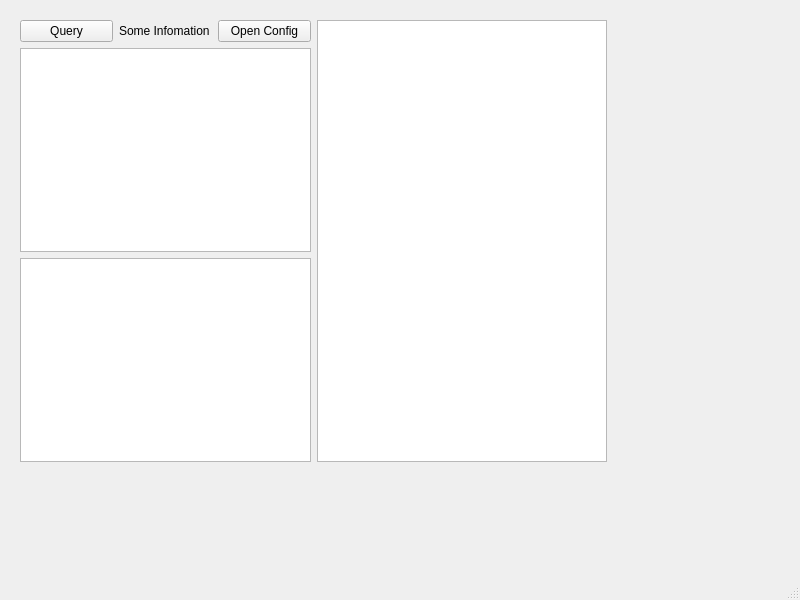
<?xml version="1.0" encoding="UTF-8"?>
<ui version="4.0">
 <class>EntryUi</class>
 <widget class="QMainWindow" name="EntryUi">
  <property name="geometry">
   <rect>
    <x>0</x>
    <y>0</y>
    <width>800</width>
    <height>600</height>
   </rect>
  </property>
  <property name="windowTitle">
   <string>MainWindow</string>
  </property>
  <widget class="QWidget" name="centralwidget">
   <widget class="QWidget" name="layoutWidget">
    <property name="geometry">
     <rect>
      <x>20</x>
      <y>20</y>
      <width>587</width>
      <height>442</height>
     </rect>
    </property>
    <layout class="QHBoxLayout" name="horizontalLayout">
     <item>
      <layout class="QVBoxLayout" name="verticalLayout_2">
       <item>
        <layout class="QHBoxLayout" name="oper_sizer">
         <item>
          <widget class="QPushButton" name="query_btn">
           <property name="text">
            <string>Query</string>
           </property>
          </widget>
         </item>
         <item>
          <widget class="QLabel" name="info_lbl">
           <property name="text">
            <string>Some Infomation</string>
           </property>
          </widget>
         </item>
         <item>
          <widget class="QPushButton" name="open_config_btn">
           <property name="text">
            <string>Open Config</string>
           </property>
          </widget>
         </item>
        </layout>
       </item>
       <item>
        <layout class="QVBoxLayout" name="verticalLayout">
         <item>
          <widget class="QListWidget" name="tickit_list"/>
         </item>
         <item>
          <widget class="QListWidget" name="contact_list"/>
         </item>
        </layout>
       </item>
      </layout>
     </item>
     <item>
      <widget class="QListView" name="log_list"/>
     </item>
    </layout>
   </widget>
  </widget>
  <widget class="QMenuBar" name="menubar">
   <property name="geometry">
    <rect>
     <x>0</x>
     <y>0</y>
     <width>800</width>
     <height>22</height>
    </rect>
   </property>
  </widget>
  <widget class="QStatusBar" name="statusbar"/>
 </widget>
 <resources/>
 <connections/>
</ui>
